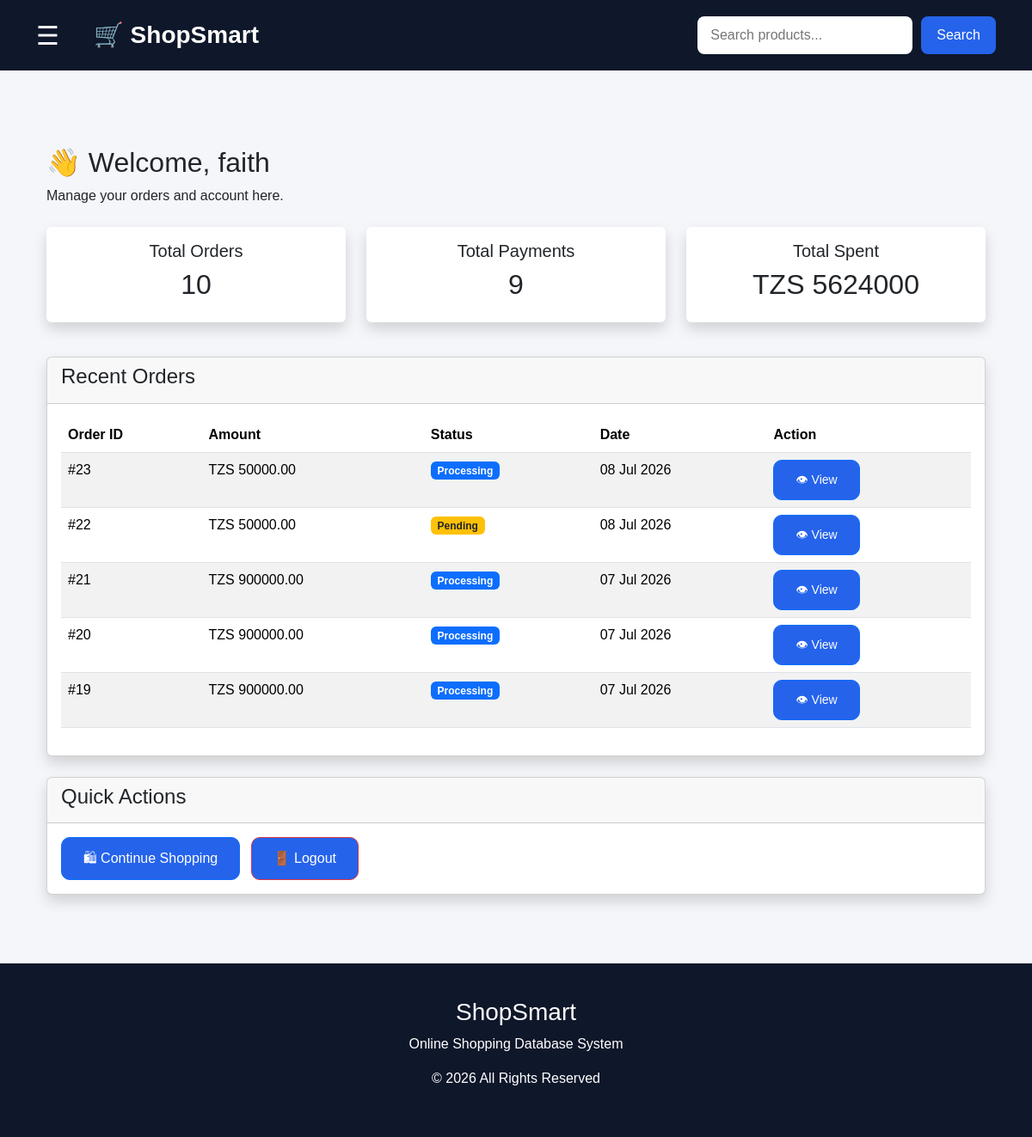
Page /customer/ (signed in) on the earlier database version.
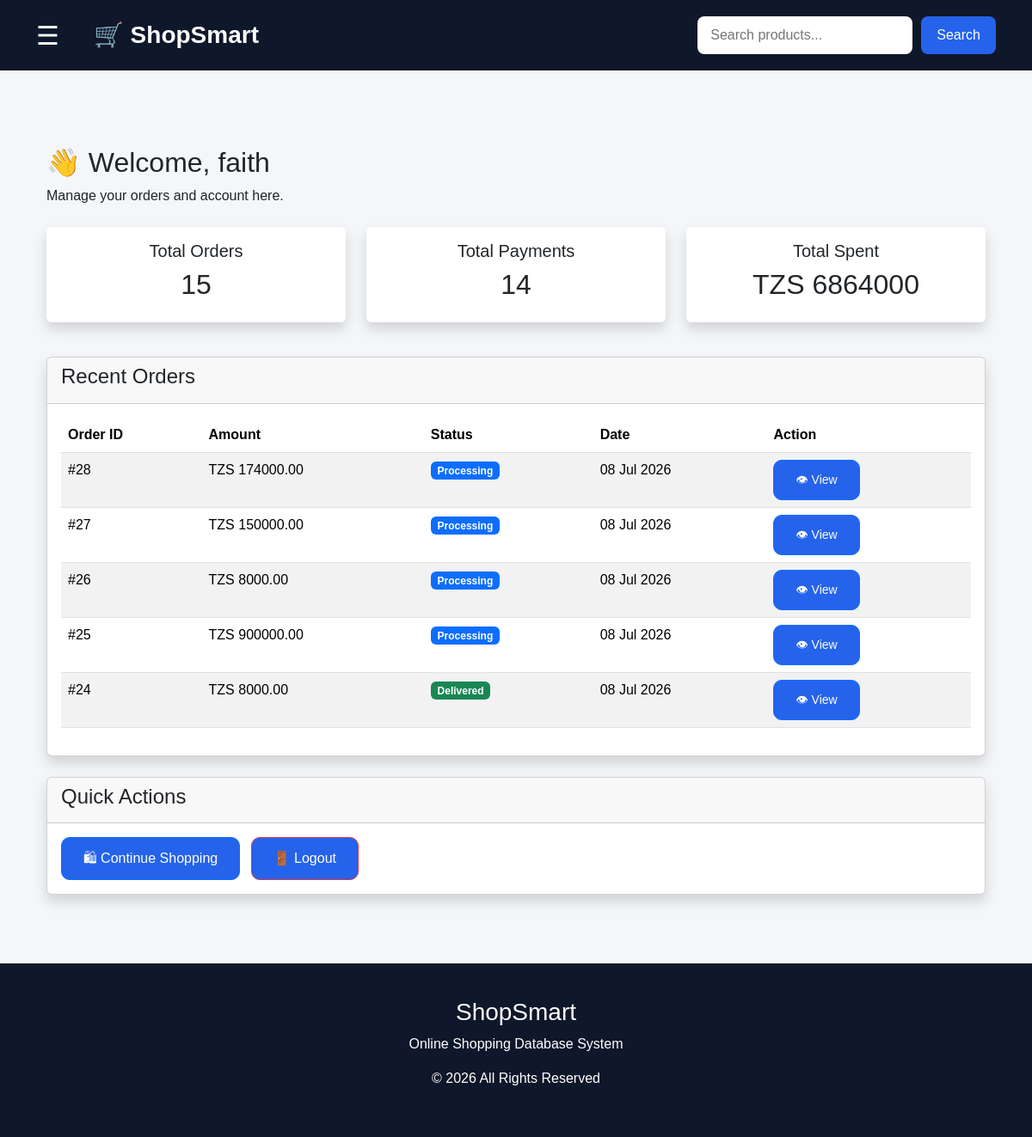
Same page on the later database version.
### orders/models.py (models this page shows, shortened)
class Order(models.Model):
    STATUS_CHOICES = (
        ('Pending', 'Pending'),
        ('Approved', 'Approved'),
        ('Processing', 'Processing'),
        ('Out for Delivery', 'Out for Delivery'),
        ('Delivered', 'Delivered'),
    )
    customer = models.ForeignKey(
        User,
        on_delete=models.CASCADE
    )
    total_amount = models.DecimalField(
        max_digits=12,
        decimal_places=2
    )
    status = models.CharField(
        max_length=30,
        choices=STATUS_CHOICES,
        default='Pending'
    )
    created_at = models.DateTimeField(
        auto_now_add=True
    )

### customer/views.py (the view)
# urls.py: path('', include('dashboard.urls')),
@login_required
def dashboard(request):
    orders = Order.objects.filter(customer=request.user)
    payments = Payment.objects.filter(order__customer=request.user)
    recent_orders = orders.order_by('-created_at')[:5]
    total_spent = orders.aggregate(
        Sum('total_amount')
    )['total_amount__sum'] or 0
    context = {
        'total_orders': orders.count(),
        'total_payments': payments.count(),
        'total_spent': total_spent,
        'recent_orders': recent_orders,
    }
    return render(
        request,
        'customer/dashboard.html',
        context
    )

### templates/customer/dashboard.html
{% extends 'base.html' %}
{% block content %}
<div class="container mt-5">
    <h2>👋 Welcome, {{ request.user.first_name|default:request.user.username }}</h2>
    <p>Manage your orders and account here.</p>
    <div class="row mt-4">
        <div class="col-md-4 mb-3">
            <div class="card shadow border-0">
                <div class="card-body text-center">
                    <h5>Total Orders</h5>
                    <h2>{{ total_orders }}</h2>
                </div>
            </div>
        </div>
        <div class="col-md-4 mb-3">
            <div class="card shadow border-0">
                <div class="card-body text-center">
                    <h5>Total Payments</h5>
                    <h2>{{ total_payments }}</h2>
                </div>
            </div>
        </div>
        <div class="col-md-4 mb-3">
            <div class="card shadow border-0">
                <div class="card-body text-center">
                    <h5>Total Spent</h5>
                    <h2>TZS {{ total_spent }}</h2>
                </div>
            </div>
        </div>
    </div>
    <div class="card shadow mt-4">
        <div class="card-header">
            <h4>Recent Orders</h4>
        </div>
        <div class="card-body">
            {% if recent_orders %}
            <table class="table table-striped table-hover">
                <thead>
                    <tr>
                        <th>Order ID</th>
                        <th>Amount</th>
                        <th>Status</th>
                        <th>Date</th>
                        <th>Action</th>
                    </tr>
                </thead>
                <tbody>
                    {% for order in recent_orders %}
                    <tr>
                        <td>#{{ order.id }}</td>
                        <td>TZS {{ order.total_amount }}</td>
                        <td>
                            {% if order.status == 'Pending' %}
                                <span class="badge bg-warning text-dark">
                                    Pending
                                </span>
                            {% elif order.status == 'Processing' %}
                                <span class="badge bg-primary">
                                    Processing
                                </span>
                            {% elif order.status == 'Delivered' %}
                                <span class="badge bg-success">
                                    Delivered
                                </span>
                            {% endif %}
                        </td>
                        <td>{{ order.created_at|date:"d M Y" }}</td>
                        <td>
                            <a href="{% url 'receipt' order.id %}"
                               class="btn btn-sm btn-outline-primary">
                                👁 View
                            </a>
                        </td>
                    </tr>
                    {% endfor %}
                </tbody>
            </table>
            {% else %}
                <div class="alert alert-info">
                    You don't have any orders yet.
                </div>
            {% endif %}
        </div>
    </div>
    <div class="card shadow mt-4">
        <div class="card-header">
            <h4>Quick Actions</h4>
        </div>
        <div class="card-body">
            <a href="{% url 'home' %}" class="btn btn-primary me-2">
                🛍 Continue Shopping
            </a>
            <a href="{% url 'logout' %}" class="btn btn-danger">
                🚪 Logout
            </a>
        </div>
    </div>
</div>
{% endblock %}

Differences in the rows shown:
no longer on this page (row edited): Order: id "23", total_amount "50000.00", status "Processing", created_at "08 Jul 2026"
no longer on this page (row edited): Order: id "22", total_amount "50000.00", status "Pending", created_at "08 Jul 2026"
no longer on this page (row edited): Order: id "21", total_amount "900000.00", status "Processing", created_at "07 Jul 2026"
no longer on this page (row unchanged): Order: id "20", total_amount "900000.00", status "Processing", created_at "07 Jul 2026"
no longer on this page (row unchanged): Order: id "19", total_amount "900000.00", status "Processing", created_at "07 Jul 2026"
added Order: id "28", total_amount "174000.00", status "Processing", created_at "08 Jul 2026"
added Order: id "27", total_amount "150000.00", status "Processing", created_at "08 Jul 2026"
added Order: id "26", total_amount "8000.00", status "Processing", created_at "08 Jul 2026"
added Order: id "25", total_amount "900000.00", status "Processing", created_at "08 Jul 2026"
added Order: id "24", total_amount "8000.00", status "Delivered", created_at "08 Jul 2026"
Other differences:
{{ total_orders }}: "10" → "15"
{{ total_payments }}: "9" → "14"
{{ total_spent }}: "5624000" → "6864000"
